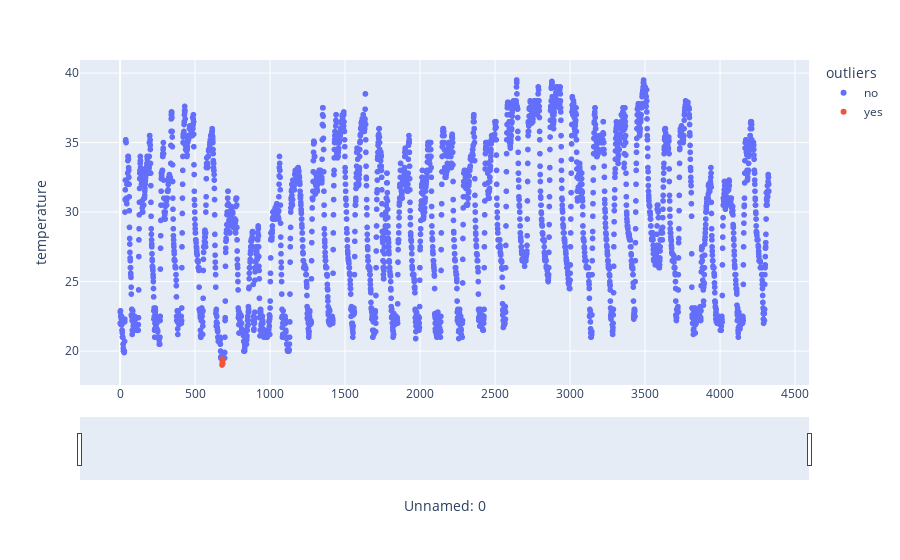

This figure's notebook cell:
### Code cell
fig = px.scatter(df, x='Unnamed: 0', y='temperature', color='outliers')
fig.update_xaxes(
    rangeslider_visible=True,
)
fig.show()

### Figure 1 — Plotly figure (JSON) as saved in the notebook; plotly's stock layout.template omitted (floating-point values rounded to 4 significant figures; data arrays with more than 128 entries replaced by an {"elided": "..."} marker saying what was removed)
{"data": [{"hovertemplate": "outliers=no<br>Unnamed: 0=%{x}<br>temperature=%{y}<extra></extra>", "legendgroup": "no", "marker": {"color": "#636efa", "symbol": "circle"}, "mode": "markers", "name": "no", "showlegend": true, "type": "scattergl", "x": {"elided": "4319 int values"}, "xaxis": "x", "y": {"elided": "4319 float values"}, "yaxis": "y"}, {"hovertemplate": "outliers=yes<br>Unnamed: 0=%{x}<br>temperature=%{y}<extra></extra>", "legendgroup": "yes", "marker": {"color": "#EF553B", "symbol": "circle"}, "mode": "markers", "name": "yes", "showlegend": true, "type": "scattergl", "x": [679, 680, 681, 682, 683, 684], "xaxis": "x", "y": [19.4, 19, 19.1, 19.4, 19.2, 19.1], "yaxis": "y"}], "layout": {"legend": {"title": {"text": "outliers"}, "tracegroupgap": 0}, "margin": {"t": 60}, "xaxis": {"anchor": "y", "domain": [0, 1], "rangeslider": {"visible": true}, "title": {"text": "Unnamed: 0"}}, "yaxis": {"anchor": "x", "domain": [0, 1], "title": {"text": "temperature"}}}}
